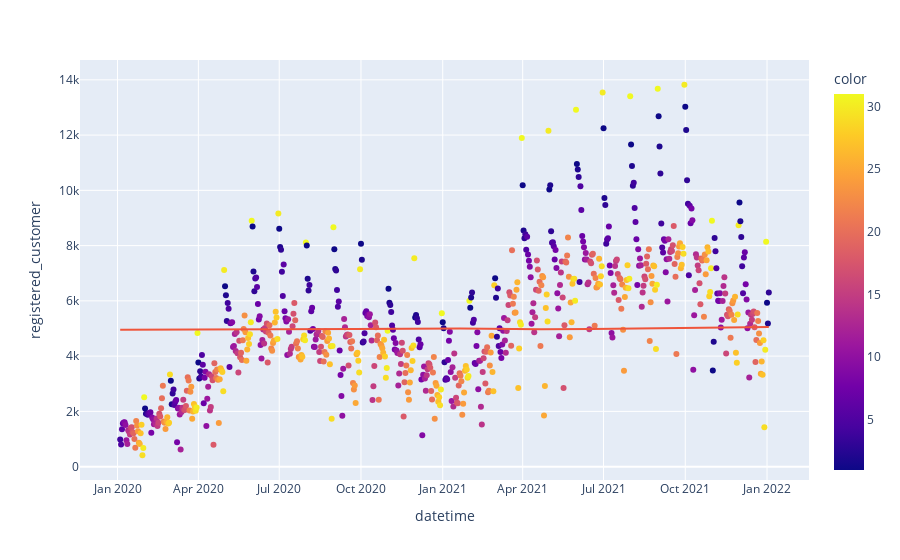

Notebook code for this chart:
### Code cell
px.scatter(df_2,x="datetime",y="registered_customer",color=df_2.datetime.dt.day,trendline="lowess")

### Figure 1 — Plotly figure (JSON) as saved in the notebook; plotly's stock layout.template omitted (floating-point values rounded to 4 significant figures; data arrays with more than 128 entries replaced by an {"elided": "..."} marker saying what was removed)
{"data": [{"hovertemplate": "datetime=%{x}<br>registered_customer=%{y}<br>color=%{marker.color}<extra></extra>", "legendgroup": "", "marker": {"color": {"elided": "731 int values"}, "coloraxis": "coloraxis", "symbol": "circle"}, "mode": "markers", "name": "", "orientation": "v", "showlegend": false, "type": "scatter", "x": {"elided": "731 str values"}, "xaxis": "x", "y": {"elided": "731 int values"}, "yaxis": "y"}, {"hovertemplate": "<b>LOWESS trendline</b><br><br>datetime=%{x}<br>registered_customer=%{y} <b>(trend)</b><extra></extra>", "legendgroup": "", "marker": {"symbol": "circle"}, "mode": "lines", "name": "", "showlegend": false, "type": "scatter", "x": {"elided": "731 str values"}, "xaxis": "x", "y": {"elided": "731 float values"}, "yaxis": "y"}], "layout": {"coloraxis": {"colorbar": {"title": {"text": "color"}}, "colorscale": [[0, "#0d0887"], [0.1111, "#46039f"], [0.2222, "#7201a8"], [0.3333, "#9c179e"], [0.4444, "#bd3786"], [0.5556, "#d8576b"], [0.6667, "#ed7953"], [0.7778, "#fb9f3a"], [0.8889, "#fdca26"], [1, "#f0f921"]]}, "legend": {"tracegroupgap": 0}, "margin": {"t": 60}, "xaxis": {"anchor": "y", "domain": [0, 1], "title": {"text": "datetime"}}, "yaxis": {"anchor": "x", "domain": [0, 1], "title": {"text": "registered_customer"}}}}
